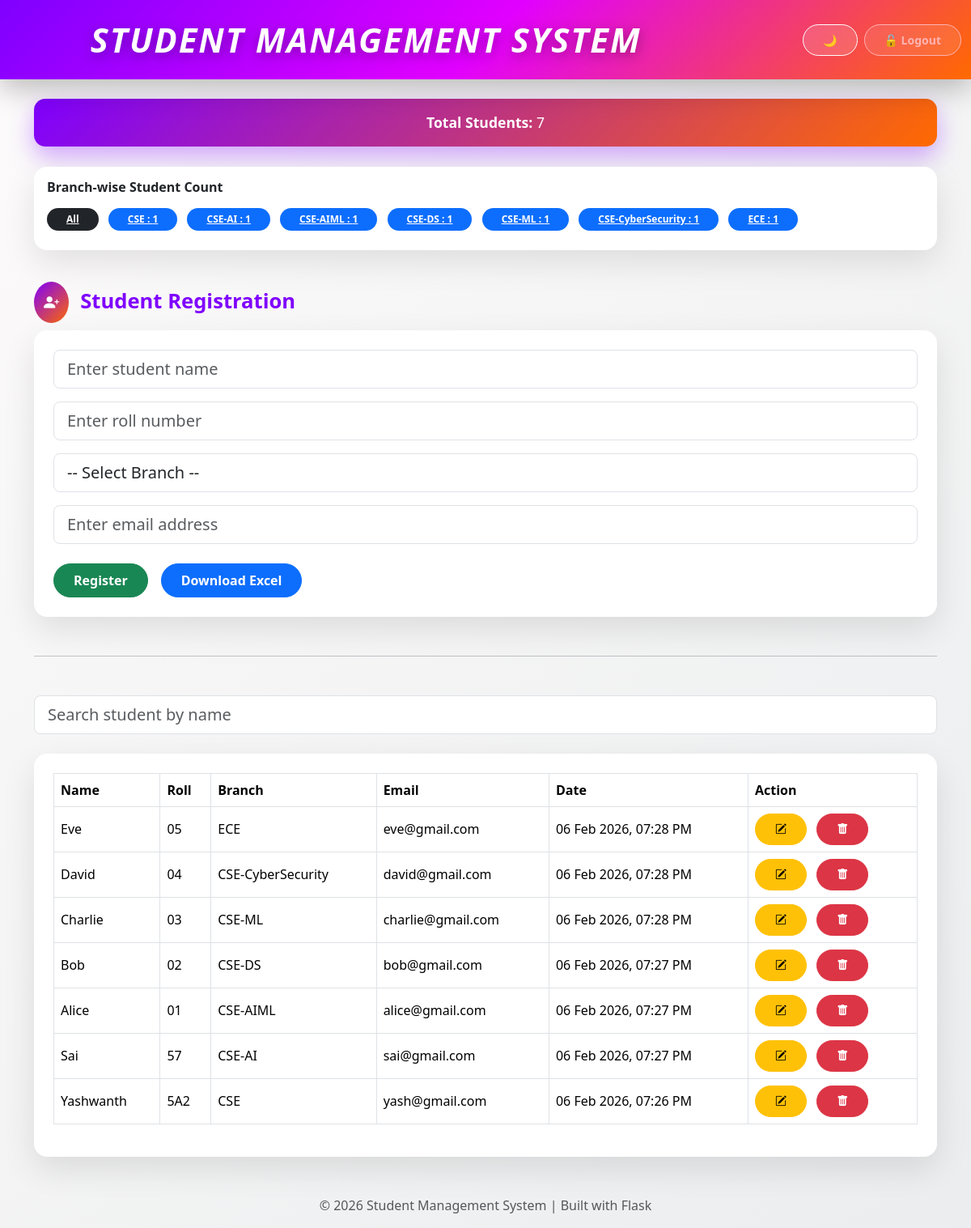
/ (signed in), run on the app's committed database.
### app.py (models this page shows)
class Student(db.Model):
    id = db.Column(db.Integer, primary_key=True)
    name = db.Column(db.String(100), nullable=False)
    roll = db.Column(db.String(50), unique=True, nullable=False)
    branch = db.Column(db.String(100), nullable=False)
    email = db.Column(db.String(100), nullable=False)
    created_at = db.Column(db.DateTime, default=datetime.now)

### app.py (the view, shortened to what this page needs)
@app.route("/", methods=["GET", "POST"])
def index():
    if not session.get("logged_in"):
        return redirect(url_for("login"))
    search = request.args.get("search")
    selected_branch = request.args.get("branch")
    query = Student.query
    if search:
        query = query.filter(Student.name.ilike(f"%{search}%"))
    if selected_branch:
        query = query.filter_by(branch=selected_branch)
    students = query.order_by(Student.created_at.desc()).all()
    all_students = Student.query.all()
    branch_counts = {}
    for s in all_students:
        branch_counts[s.branch] = branch_counts.get(s.branch, 0) + 1
    return render_template(
        "index.html",
        students=students,
        branch_counts=branch_counts,
        selected_branch=selected_branch
    )

### templates/index.html (shortened to what this page needs)
{% extends "base.html" %}
{% block content %}
<div class="stats-card text-center">
  <strong>Total Students:</strong> {{ students|length }}
</div>
<div class="card mb-5">
  <div class="card-body">
    <h6 class="fw-bold mb-3">Branch-wise Student Count</h6>
    <a href="{{ url_for('index') }}"
       class="badge rounded-pill me-2 mb-2 px-4 py-2
       {% if not selected_branch %} bg-dark {% else %} bg-secondary {% endif %}">
      All
    </a>
    {% for branch, count in branch_counts.items() %}
      <a href="{{ url_for('index', branch=branch) }}"
         class="badge rounded-pill me-2 mb-2 px-4 py-2
         {% if selected_branch == branch %} bg-success {% else %} bg-primary {% endif %}">
        {{ branch }} : {{ count }}
      </a>
    {% endfor %}
  </div>
</div>
<h3 class="section-title">
  <span class="icon-box">
    <i class="bi bi-person-plus-fill"></i>
  </span>
  Student Registration
</h3>
<div class="card mb-5">
  <div class="card-body p-4">
    <form method="POST">
      <div class="mb-3">
        <input class="form-control form-control-lg"
               name="name"
               placeholder="Enter student name"
               required autofocus>
      </div>
      <div class="mb-3">
        <input class="form-control form-control-lg"
               name="roll"
               placeholder="Enter roll number"
               required>
      </div>
      <div class="mb-3">
        <select class="form-control form-control-lg" name="branch" required>
          <option value="">-- Select Branch --</option>
        </select>
      </div>
      <div class="mb-4">
        <input class="form-control form-control-lg"
               name="email"
               type="email"
               placeholder="Enter email address"
               required>
      </div>
      <div class="d-flex flex-wrap gap-3">
        <button id="registerBtn"
                class="btn btn-success"
                onclick="showLoading(this)">
          Register
        </button>
        <a href="/download" class="btn btn-primary">
          Download Excel
        </a>
      </div>
    </form>
  </div>
</div>
<hr class="my-5">
<form method="GET" class="mb-4">
  <input class="form-control form-control-lg"
         name="search"
         placeholder="Search student by name">
</form>
<div class="card">
  <div class="card-body p-4">
    <div class="table-responsive">
      <table class="table table-bordered align-middle">
        <thead>
          <tr>
            <th>Name</th>
            <th>Roll</th>
            <th>Branch</th>
            <th>Email</th>
            <th>Date</th>
            <th>Action</th>
          </tr>
        </thead>
        <tbody>
        {% if students|length == 0 %}
          <tr>
            <td colspan="6" class="text-center text-muted py-4">
              No students found
            </td>
          </tr>
        {% else %}
          {% for s in students %}
          <tr>
            <td>{{ s.name }}</td>
            <td>{{ s.roll }}</td>
            <td>{{ s.branch }}</td>
            <td>{{ s.email }}</td>
            <td>{{ s.created_at.strftime("%d %b %Y, %I:%M %p") }}</td>
            <td>
              <a href="/edit/{{ s.id }}"
                 class="btn btn-warning btn-sm me-2">
                <i class="bi bi-pencil-square"></i>
              </a>
              <a href="/delete/{{ s.id }}"
                 onclick="return confirm('Are you sure you want to delete this student?')"
                 class="btn btn-danger btn-sm">
                <i class="bi bi-trash-fill"></i>
              </a>
            </td>
          </tr>
          {% endfor %}
        {% endif %}
        </tbody>
      </table>
    </div>
  </div>
</div>
{% endblock %}

### static/style.css (style rules this page uses)
html, body { min-height: 100%; font-family: "Segoe UI", "Poppins", sans-serif; }
body { background: linear-gradient(135deg, #fdfbfb, #ebedee); color: #1f2937; transition: all 0.3s ease; }
.section-title { display: flex; align-items: center; font-size: 1.6rem; font-weight: 700; color: #7f00ff; margin: 30px 0 20px; }
.section-title i { margin-right: 14px; background: linear-gradient(135deg, #7f00ff, #ff6a00); color: white; padding: 12px; border-radius: 50%; font-size: 1.2rem; }
.stats-card { background: linear-gradient(135deg, #7f00ff, #ff6a00); color: white; padding: 16px 20px; border-radius: 14px; font-size: 1.1rem; box-shadow: 0 12px 30px rgba(127,0,255,0.35); margin-bottom: 25px; }
.card { background: #ffffff; border-radius: 16px; border: none; box-shadow: 0 15px 40px rgba(0,0,0,0.1); animation: fadeUp 0.6s ease; }
.btn { border-radius: 30px; font-weight: 600; padding: 8px 24px; }

### data on the page
Student: branch "CSE", id "1", name "Yashwanth", roll "5A2", email "yash@gmail.com", created_at "06 Feb 2026, 07:26 PM"
Student: branch "CSE-AI", count "1", name "Sai", roll "57", email "sai@gmail.com", created_at "06 Feb 2026, 07:27 PM"
Student: branch "CSE-AIML", count "1", name "Alice", roll "01", email "alice@gmail.com", created_at "06 Feb 2026, 07:27 PM"
Student: branch "CSE-DS", count "1", name "Bob", roll "02", email "bob@gmail.com", created_at "06 Feb 2026, 07:27 PM"
Student: branch "CSE-ML", count "1", name "Charlie", roll "03", email "charlie@gmail.com", created_at "06 Feb 2026, 07:28 PM"
Student: branch "CSE-CyberSecurity", count "1", name "David", roll "04", email "david@gmail.com", created_at "06 Feb 2026, 07:28 PM"
Student: branch "ECE", count "1", name "Eve", roll "05", email "eve@gmail.com", created_at "06 Feb 2026, 07:28 PM"

### other printed values
{{ students|length }} "7"
